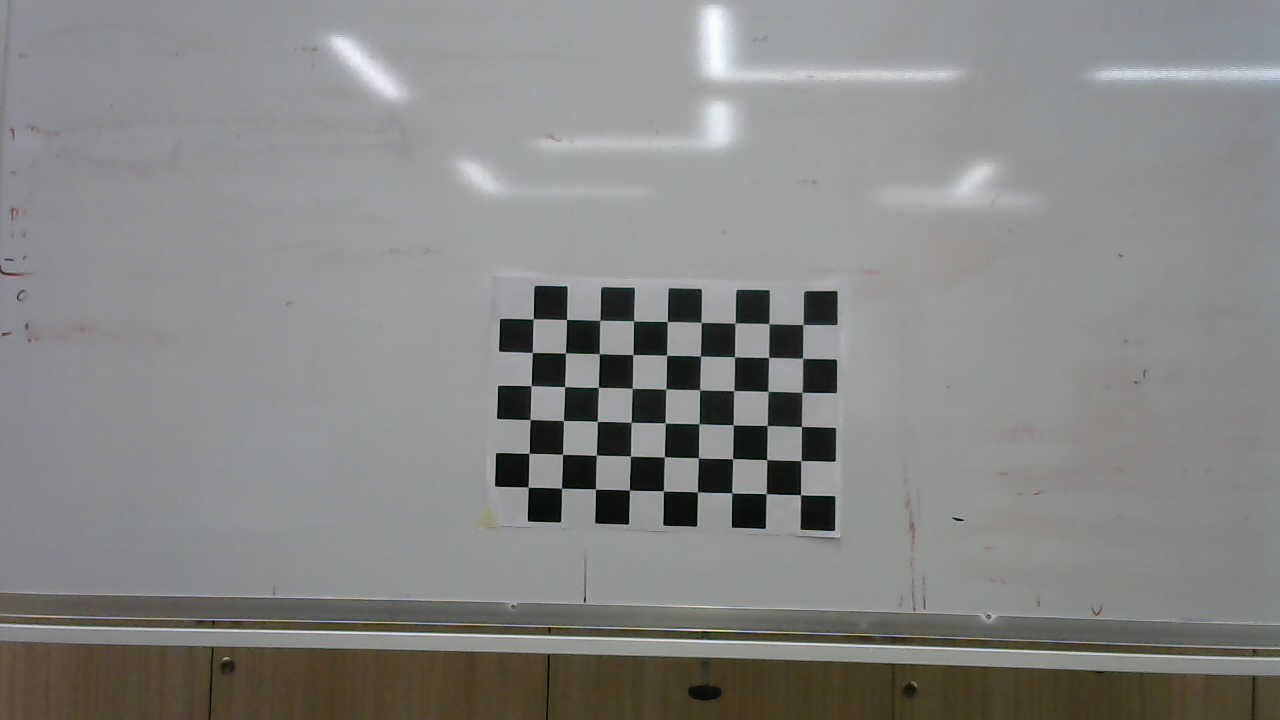
#> input picture chessboarding/WIN_20230324_11_39_54_Pro.jpg, 1280 x 720 px; its folder holds only this picture in this run
$ jupyter execute --allow-errors undistort.ipynb
#> lines starting #> are read from the running program, lines starting #| are printed output that depends on the picture; after the words box and inside, x2 and y2 are one past the last pixel; in counts of white or black regions, pixels touching at a corner belong together; long printed decimals are rounded
[cell 1]
from matplotlib import pyplot as plt
import numpy as np
import cv2 as cv
import glob

CHESSBOARD_CORNER_NUM_X = 9
CHESSBOARD_CORNER_NUM_Y = 6
CAMERA_PARAMETERS_OUTPUT_FILE = "cam1.yaml"

# termination criteria
criteria = (cv.TERM_CRITERIA_EPS + cv.TERM_CRITERIA_MAX_ITER, 30, 0.001)
# prepare object points, like (0,0,0), (1,0,0), (2,0,0) ....,(8,5,0)
objp = np.zeros((CHESSBOARD_CORNER_NUM_X*CHESSBOARD_CORNER_NUM_Y,3), np.float32)
objp[:,:2] = np.mgrid[0:CHESSBOARD_CORNER_NUM_X,0:CHESSBOARD_CORNER_NUM_Y].T.reshape(-1,2)

# Arrays to store object points and image points from all the images.
objpoints = [] # 3d point in real world space
imgpoints = [] # 2d points in image plane.
images = glob.glob('./chessboarding/*.jpg')
for fname in images:
    img = cv.imread(fname)
#> img is the input picture: shape (720, 1280, 3); mean B, G, R 133, 134.5, 134.7
    gray = cv.cvtColor(img, cv.COLOR_BGR2GRAY)
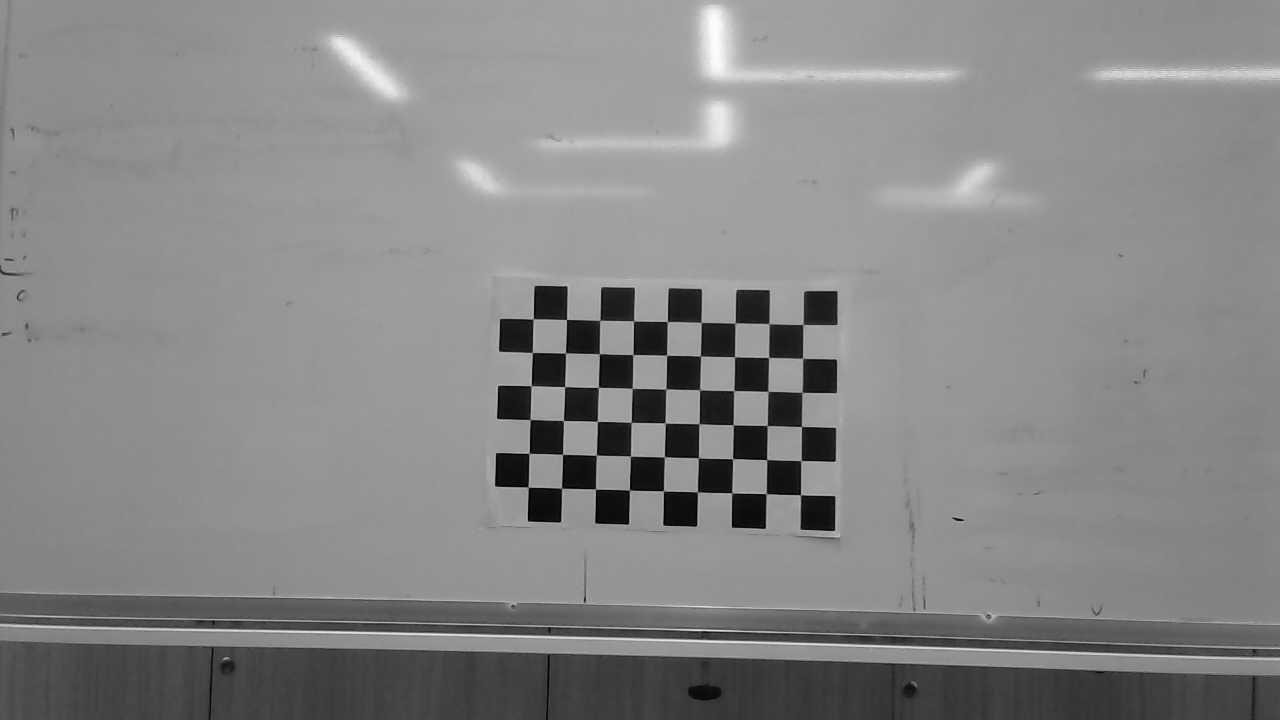
#> gray: shape (720, 1280); min 0, max 254, mean 134.4
    # Find the chess board corners
    ret, corners = cv.findChessboardCorners(gray, (CHESSBOARD_CORNER_NUM_X,CHESSBOARD_CORNER_NUM_Y), None)
#> ret = True; corners = 54 rows, first 8: [799.8, 495.3], [766.6, 494.5], [731.9, 492.8], [696.5, 491.4], [662.5, 491.5], [630.4, 490.7], [595.8, 488.6], [561.2, 487.6]
    # If found, add object points, image points (after refining them)
    if ret == True:
        objpoints.append(objp)
        corners2 = cv.cornerSubPix(gray,corners, (11,11), (-1,-1), criteria)
#> corners2 = 54 rows, first 8: [800.5, 494.7], [766.1, 493.6], [731.7, 492.8], [697.5, 491.9], [663.4, 490.9], [629.5, 490.2], [595.5, 489], [561.5, 488.2]
        imgpoints.append(corners)
        # Draw and display the corners
        cv.drawChessboardCorners(img, (CHESSBOARD_CORNER_NUM_X,CHESSBOARD_CORNER_NUM_Y), corners2, ret)
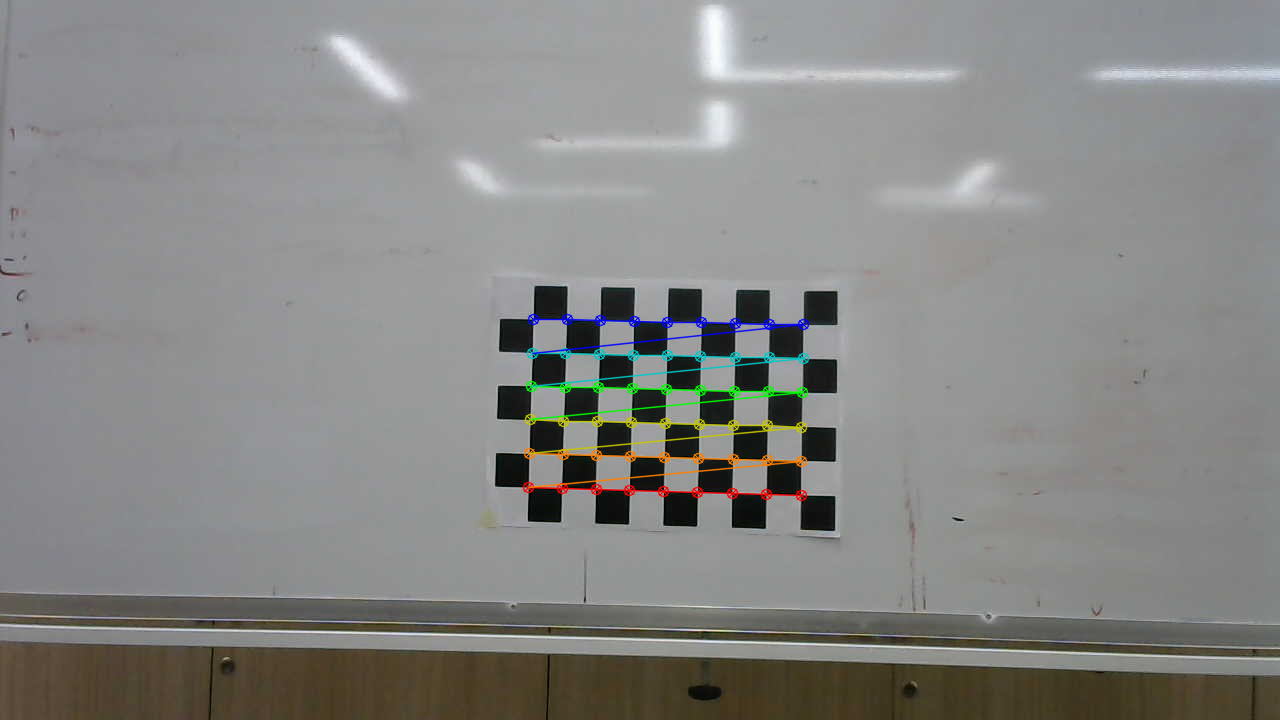
#> img: shape (720, 1280, 3); 1.42% of pixels changed, all inside (x1, y1, x2, y2) = (522, 313, 810, 502)
        plt.imshow(img);
    else:
        print('Failed to find a chessboard in {}'.format(fname))

[cell 2]
print ("Calibrating camera .... Please wait...")
ret, mtx, dist, rvecs, tvecs = cv.calibrateCamera(objpoints, imgpoints, gray.shape[::-1], None, None)
#> ret = 0.154; mtx = [[789.1, 0, 593.9], [0, 791.3, 413.3], [0, 0, 1]]; dist = [[-0.311, 5.87, -0.00191, 0.0018, -38.68]]; rvecs = ([-0.0643, -0.0695, -3.11],); tvecs = ([6.04, 2.38, 22.96],)
print("Camera matrix is \n", mtx, "\n And is stored in calibration.yaml file along with distortion coefficients : \n", dist)
#| Camera matrix is
#|  [[789.131   0.         593.869  ]
#|  [  0.         791.314 413.264]
#|  [  0.           0.           1.        ]]
#|  And is stored in calibration.yaml file along with distortion coefficients :
#|  [[-3.10730283e-01  5.86949369e+00 -1.91126089e-03  1.79705322e-03
#|   -3.86770507e+01]]
mean_error = 0
for i in range(len(objpoints)):
    imgpoints2, _ = cv.projectPoints(objpoints[i], rvecs[i], tvecs[i], mtx, dist)
    error = cv.norm(imgpoints[i], imgpoints2, cv.NORM_L2)/len(imgpoints2)
    mean_error += error
#> this loop made 1 pass
#> (error, mean_error) on pass 1: (0.0209, 0.0209)
#> after the loop, mean_error = 0.0209
print( "total error: {}".format(mean_error/len(objpoints)) )
#| total error: 0.02093
# data = {'camera_matrix': np.asarray(mtx).tolist(), 'dist_coeff': np.asarray(dist).tolist()}
# with open(CAMERA_PARAMETERS_OUTPUT_FILE, "w") as f:
#     yaml.dump(data, f)

[cell 3]
print(img.shape)
#| (720, 1280, 3)
x_mm = 1280 /50 * 40
y_mm = 720 / 50 *40
focalx = 1 * 3.58 / x_mm
focaly = 1 * 2.02 / y_mm
print(focalx)
print(focaly)
print(40 / 50* mtx[0][0])
#| 631.305
print(40 / 50* mtx[1][1])
#| 633.051

[cell 4]
def pix_to_mm(fx, fy, width, height):
    ''' convert focal length from pixel to mm'''
    SENSOR_SIZE = np.array([3.58, 2.02])
    # Calculate the size of each pixel in millimeters
    pixel_size_mm = SENSOR_SIZE/ np.array([width, height])

    # Calculate the focal lengths in millimeters
    fx_mm = fx * pixel_size_mm[0]
    fy_mm = fy * pixel_size_mm[1]


    # Print the results
    print("The focal length in the x direction is", fx_mm, "mm")
    print("The focal length in the y direction is", fy_mm, "mm")

[cell 5]
fx = mtx[0][0]
#> fx = 789.1
fy = mtx[1][1]
#> fy = 791.3
width = img.shape[1]
#> width = 1280
height = img.shape[0]
#> height = 720
pix_to_mm(fx, fy, width, height)
#> in pix_to_mm, `fx_mm = fx * pixel_size_mm[0]`: fx_mm = 2.21
#> in pix_to_mm, `fy_mm = fy * pixel_size_mm[1]`: fy_mm = 2.22
#| The focal length in the x direction is 2.207 mm
#| The focal length in the y direction is 2.220 mm

[cell 6]
#undistort an image
img = cv.imread('./cam2_images/11.jpg')
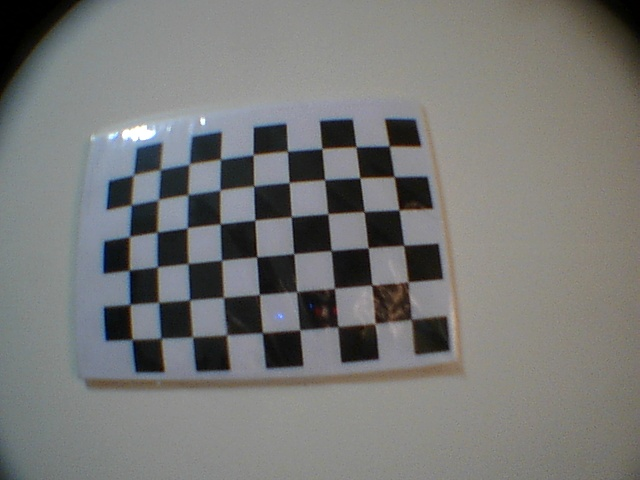
#> input picture cam2_images/11.jpg, 640 x 480 px
#> img is the input picture: shape (480, 640, 3); mean B, G, R 118.7, 120.3, 119.8
h,  w = img.shape[:2]
#> h = 480; w = 640
newcameramtx, roi = cv.getOptimalNewCameraMatrix(mtx, dist, (w,h), 1, (w,h))
#> newcameramtx = [[786.5, 0, 591.9], [0, 787.2, 411.1], [0, 0, 1]]; roi = (0, 0, 637, 477)
dst = cv.undistort(img, mtx, dist, None, newcameramtx)
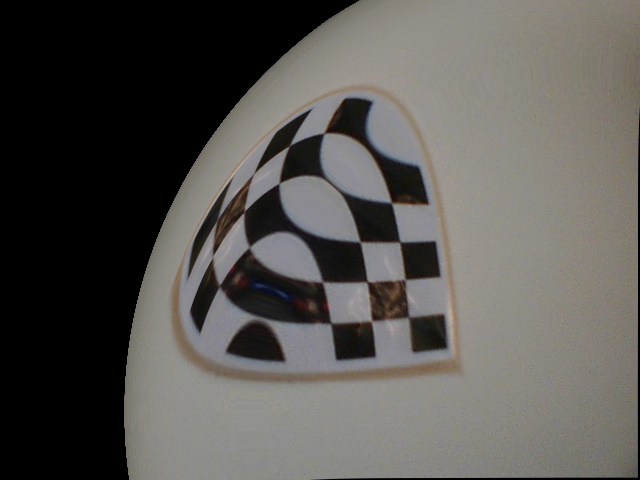
#> dst: shape (480, 640, 3); mean B, G, R 82.9, 86.6, 88.8
x, y, w, h = roi
#> x = 0; y = 0; w = 637; h = 477
dst = dst[y:y+h, x:x+w]
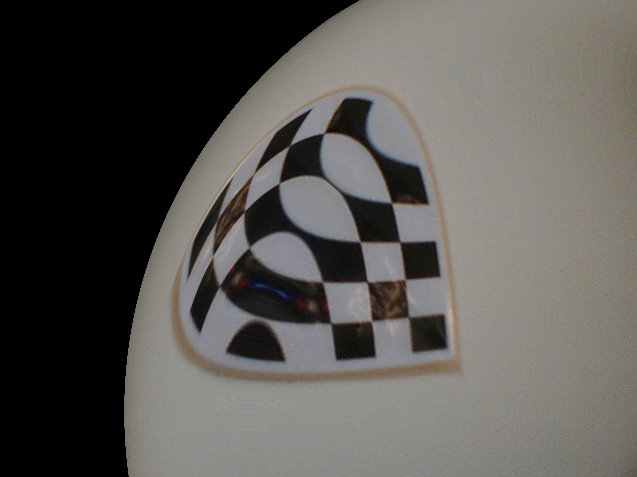
#> dst: shape (477, 637, 3); mean B, G, R 83.2, 86.9, 89.1
cv.imwrite('undistort.png', dst)
plt.subplot(121)
plt.imshow(img)
plt.title('distorted')
plt.subplot(122)
plt.imshow(dst)
plt.title('undistorted')
#> figure, not shown here; B, G, R data is drawn as R, G, B

[cell 7]
#check distortion of the iamge to see if it is undistorted
undistort = cv.imread('undistort.png')
undistort_gray = cv.cvtColor(undistort, cv.COLOR_BGR2GRAY)

# Find the chess board corners
ret_undistort, corners_undistort = cv.findChessboardCorners(undistort_gray, (CHESSBOARD_CORNER_NUM_X,CHESSBOARD_CORNER_NUM_Y), None)
#> ret_undistort = False; corners_undistort = None

#> (the rest of this cell did not finish here and is left out)
